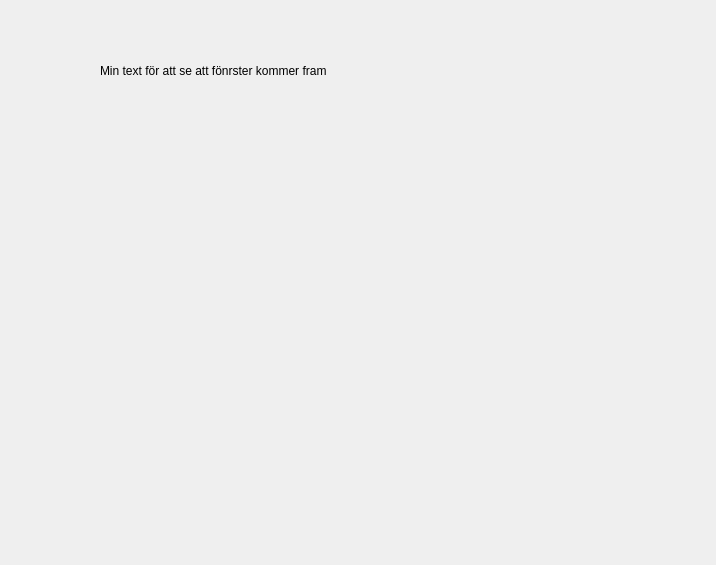
<?xml version="1.0" encoding="UTF-8"?>
<ui version="4.0">
 <class>plotWindow</class>
 <widget class="QWidget" name="plotWindow">
  <property name="geometry">
   <rect>
    <x>0</x>
    <y>0</y>
    <width>716</width>
    <height>565</height>
   </rect>
  </property>
  <property name="windowTitle">
   <string>Form</string>
  </property>
  <widget class="QCustomPlot" name="widget" native="true">
   <property name="geometry">
    <rect>
     <x>10</x>
     <y>130</y>
     <width>691</width>
     <height>411</height>
    </rect>
   </property>
  </widget>
  <widget class="QLabel" name="label">
   <property name="geometry">
    <rect>
     <x>100</x>
     <y>40</y>
     <width>521</width>
     <height>61</height>
    </rect>
   </property>
   <property name="text">
    <string>Min text för att se att fönrster kommer fram</string>
   </property>
  </widget>
 </widget>
 <customwidgets>
  <customwidget>
   <class>QCustomPlot</class>
   <extends>QWidget</extends>
   <header>qcustomplot.h</header>
   <container>1</container>
  </customwidget>
 </customwidgets>
 <resources/>
 <connections/>
</ui>
